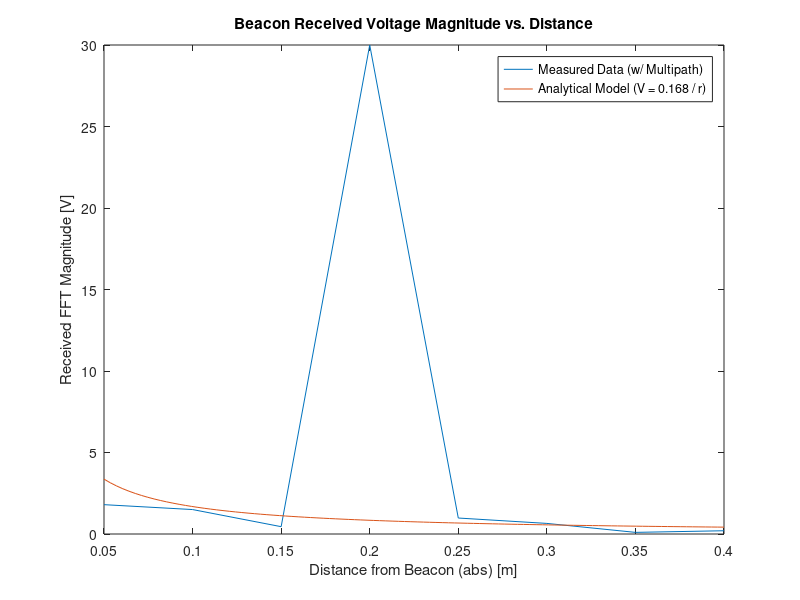

This chart was generated by the following MATLAB code:
%Lachlan McDermott
%Lab 5 Underwater accoustics - Part 4
%2/22/2026

clear; 
clc;

%intake data
%!!!! replace in lab with data from measurements !!!!

distances = [0.05, 0.10, 0.15, 0.20, 0.25, 0.30, 0.35, 0.40];
%spacing rel to the wall
recordedVoltages = [1.80, 1.5, 0.45, 30, 0.98, 0.65, 0.1, 0.2];
%fft max magnitude 


%theoretical curve
logR= log(distances);
logV = log(recordedVoltages);

%p = polyfit(x,y,n) returns the coefficients for a polynomial p(x) of degree n that is a best fit (in a least-squares sense) for the data in y. 
% The coefficients in p are in descending powers, and the length of p is
% n+1 yayahdah...

p = polyfit(logR, logV, 1); 
c = exp(p(2));

r = linspace(min(distances), max(distances), 100);
v = c./r;

%plot
figure('Name', 'Beacon Magnitude vs. Distance');
grid on;

plot(distances, recordedVoltages); 
hold on;

plot(r, v); 

title('Beacon Received Voltage Magnitude vs. Distance');
xlabel('Distance from Beacon (abs) [m]');
ylabel('Received FFT Magnitude [V]');
equationString = sprintf('Analytical Model (V = %.3f / r)', c);
legend('Measured Data (w/ Multipath)', equationString);